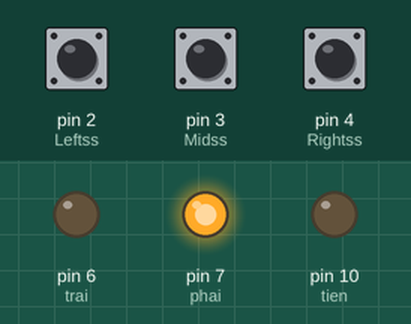
A sketch run on a simulated Arduino Uno, built with avr-gcc and run on an emulated ATmega328P. Shown: output pins drawn as LEDs (lit = HIGH). The inputs (shaded band) are chosen by the test bench; at power-on: pin 4 (Rightss) HIGH, pin 2 (Leftss) LOW, pin 3 (Midss) HIGH.

Above: at 1.6 s.
1.7 s: pin 4 (Rightss) pulled LOW for 0.5 s
At 2.4 s:
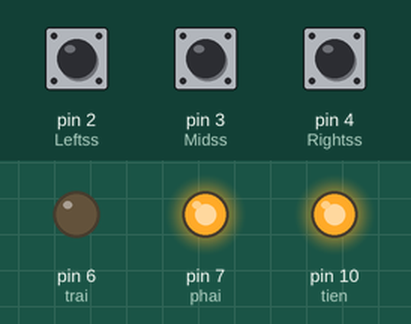
4.0 s: pin 2 (Leftss) pulled HIGH for 0.5 s
At 4.3 s:
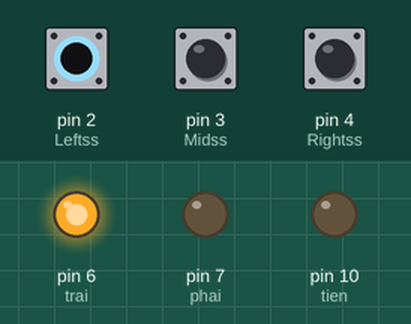
6.0 s: pin 2 (Leftss) pulled HIGH for 3.2 s
At 9.9 s:
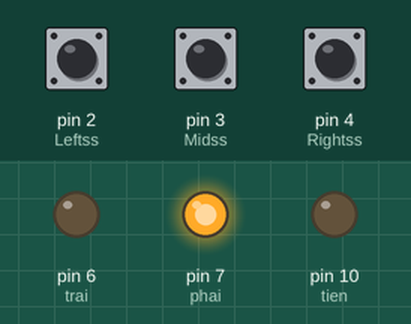
10.8 s: pin 4 (Rightss) pulled LOW for 3.2 s
At 12.7 s:
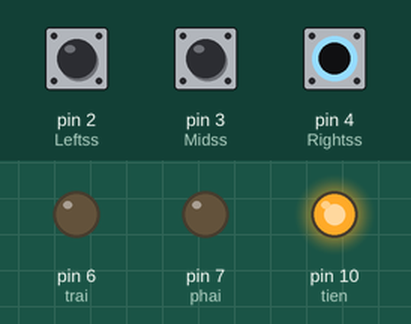
Timing chart, 0 to 15.9 s (numbered marks = the images above; inputs shaded):
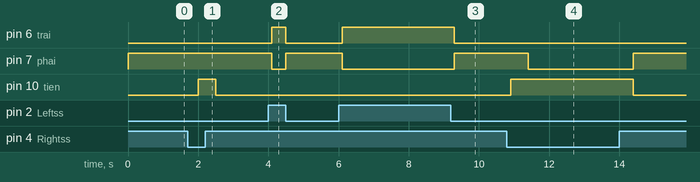

Measured:
- after the input at 1.7 s, pin 10 (tien): LOW → HIGH after 0.30 s, → LOW 0.50 s later
- after the input at 4.0 s, pin 6 (trai): LOW → HIGH after 0.10 s, → LOW 0.40 s later; pin 7 (phai): HIGH → LOW after 0.10 s, → HIGH 0.40 s later
- after the input at 6.0 s, pin 6 (trai): LOW → HIGH after 0.10 s, → LOW 3.2 s later; pin 7 (phai): HIGH → LOW after 0.10 s, → HIGH 3.2 s later
- after the input at 10.8 s, pin 7 (phai): HIGH → LOW after 0.60 s, → HIGH 3.0 s later; pin 10 (tien): LOW → HIGH after 0.10 s, → LOW 3.5 s later

The sketch:

delivery_robot.ino
```cpp
#define tien 10

#define trai 6
#define Leftss 2
#define Midss 3
#define Rightss 4
#define phai 7

void setup() {
  // put your setup code here, to run once:
  pinMode(tien, OUTPUT);
  pinMode(trai, OUTPUT);
  pinMode(phai, OUTPUT);
  pinMode(Leftss, INPUT);
  pinMode(Rightss, INPUT);
  pinMode(Midss, INPUT);
}

void loop() {
//   put your main code here, to run repeatedly:

  int right = digitalRead(Rightss);
  int left = digitalRead(Leftss);
  int mid = digitalRead(Midss);


  if (right == LOW && left == LOW && mid == HIGH) {
      digitalWrite(tien, HIGH);
      delay(500);
      digitalWrite(phai, LOW);
      digitalWrite(trai, LOW);
    }
  else if ( left == HIGH) {
    digitalWrite(trai, HIGH);
    digitalWrite(phai, LOW);
    digitalWrite(tien, LOW);
    delay(400);
  }
  else if (right == HIGH) {
    digitalWrite(phai, HIGH);
    digitalWrite(trai, LOW);
    digitalWrite(tien, LOW);
    delay(400);
  }
  else {
    digitalWrite(tien, LOW);
    delay(1000);
    }
//  digitalWrite(tien, HIGH);
//  delay(2000);
//  digitalWrite(tien, LOW);
//  delay(1000);
//  digitalWrite(phai, HIGH);
//  delay(1000);
//  digitalWrite(phai, LOW);
//  delay(5000);
//  digitalWrite(trai, HIGH);
//  delay(1000);
//  digitalWrite(trai, LOW);
//  delay(5000);


}
```
